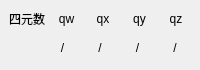
          <widget class="QWidget" name="widget_3" native="true">
           <property name="maximumSize">
            <size>
             <width>16777215</width>
             <height>70</height>
            </size>
           </property>
           <property name="styleSheet">
            <string notr="true">QLabel
{
	background:transparent;
	font: 18px &quot;Alibaba PuHuiTi&quot;;
}</string>
           </property>
           <layout class="QGridLayout" name="gridLayout_2">
            <property name="leftMargin">
             <number>9</number>
            </property>
            <property name="topMargin">
             <number>9</number>
            </property>
            <property name="rightMargin">
             <number>9</number>
            </property>
            <property name="bottomMargin">
             <number>9</number>
            </property>
            <item row="0" column="0">
             <layout class="QHBoxLayout" name="horizontalLayout_10">
              <item>
               <widget class="QLabel" name="label_29">
                <property name="maximumSize">
                 <size>
                  <width>16777215</width>
                  <height>20</height>
                 </size>
                </property>
                <property name="text">
                 <string>四元数</string>
                </property>
                <property name="alignment">
                 <set>Qt::AlignCenter</set>
                </property>
               </widget>
              </item>
              <item>
               <widget class="QLabel" name="label_tipx_4">
                <property name="maximumSize">
                 <size>
                  <width>16777215</width>
                  <height>20</height>
                 </size>
                </property>
                <property name="text">
                 <string>qw</string>
                </property>
                <property name="alignment">
                 <set>Qt::AlignCenter</set>
                </property>
               </widget>
              </item>
              <item>
               <widget class="QLabel" name="label_tipy_4">
                <property name="maximumSize">
                 <size>
                  <width>16777215</width>
                  <height>20</height>
                 </size>
                </property>
                <property name="text">
                 <string>qx</string>
                </property>
                <property name="alignment">
                 <set>Qt::AlignCenter</set>
                </property>
               </widget>
              </item>
              <item>
               <widget class="QLabel" name="label_tipz_6">
                <property name="maximumSize">
                 <size>
                  <width>16777215</width>
                  <height>20</height>
                 </size>
                </property>
                <property name="text">
                 <string>qy</string>
                </property>
                <property name="alignment">
                 <set>Qt::AlignCenter</set>
                </property>
               </widget>
              </item>
              <item>
               <widget class="QLabel" name="label_tipz_7">
                <property name="maximumSize">
                 <size>
                  <width>16777215</width>
                  <height>20</height>
                 </size>
                </property>
                <property name="text">
                 <string>qz</string>
                </property>
                <property name="alignment">
                 <set>Qt::AlignCenter</set>
                </property>
               </widget>
              </item>
             </layout>
            </item>
            <item row="1" column="0">
             <layout class="QHBoxLayout" name="horizontalLayout_8">
              <item>
               <widget class="QLabel" name="label_null">
                <property name="text">
                 <string/>
                </property>
                <property name="alignment">
                 <set>Qt::AlignCenter</set>
                </property>
               </widget>
              </item>
              <item>
               <widget class="QLabel" name="label_qw">
                <property name="styleSheet">
                 <string notr="true">QLabel
{
		background:transparent;
	font: 16px &quot;Alibaba PuHuiTi&quot;;
}</string>
                </property>
                <property name="text">
                 <string>/</string>
                </property>
                <property name="alignment">
                 <set>Qt::AlignCenter</set>
                </property>
               </widget>
              </item>
              <item>
               <widget class="QLabel" name="label_qx">
                <property name="styleSheet">
                 <string notr="true">QLabel
{
	background:transparent;
	font: 16px &quot;Alibaba PuHuiTi&quot;;
}</string>
                </property>
                <property name="text">
                 <string>/</string>
                </property>
                <property name="alignment">
                 <set>Qt::AlignCenter</set>
                </property>
               </widget>
              </item>
              <item>
               <widget class="QLabel" name="label_qy">
                <property name="styleSheet">
                 <string notr="true">QLabel
{
		background:transparent;
	font: 16px &quot;Alibaba PuHuiTi&quot;;
}</string>
                </property>
                <property name="text">
                 <string>/</string>
                </property>
                <property name="alignment">
                 <set>Qt::AlignCenter</set>
                </property>
               </widget>
              </item>
              <item>
               <widget class="QLabel" name="label_qz">
                <property name="styleSheet">
                 <string notr="true">QLabel
{
		background:transparent;
	font: 16px &quot;Alibaba PuHuiTi&quot;;
}</string>
                </property>
                <property name="text">
                 <string>/</string>
                </property>
                <property name="alignment">
                 <set>Qt::AlignCenter</set>
                </property>
               </widget>
              </item>
             </layout>
            </item>
           </layout>
          </widget>
